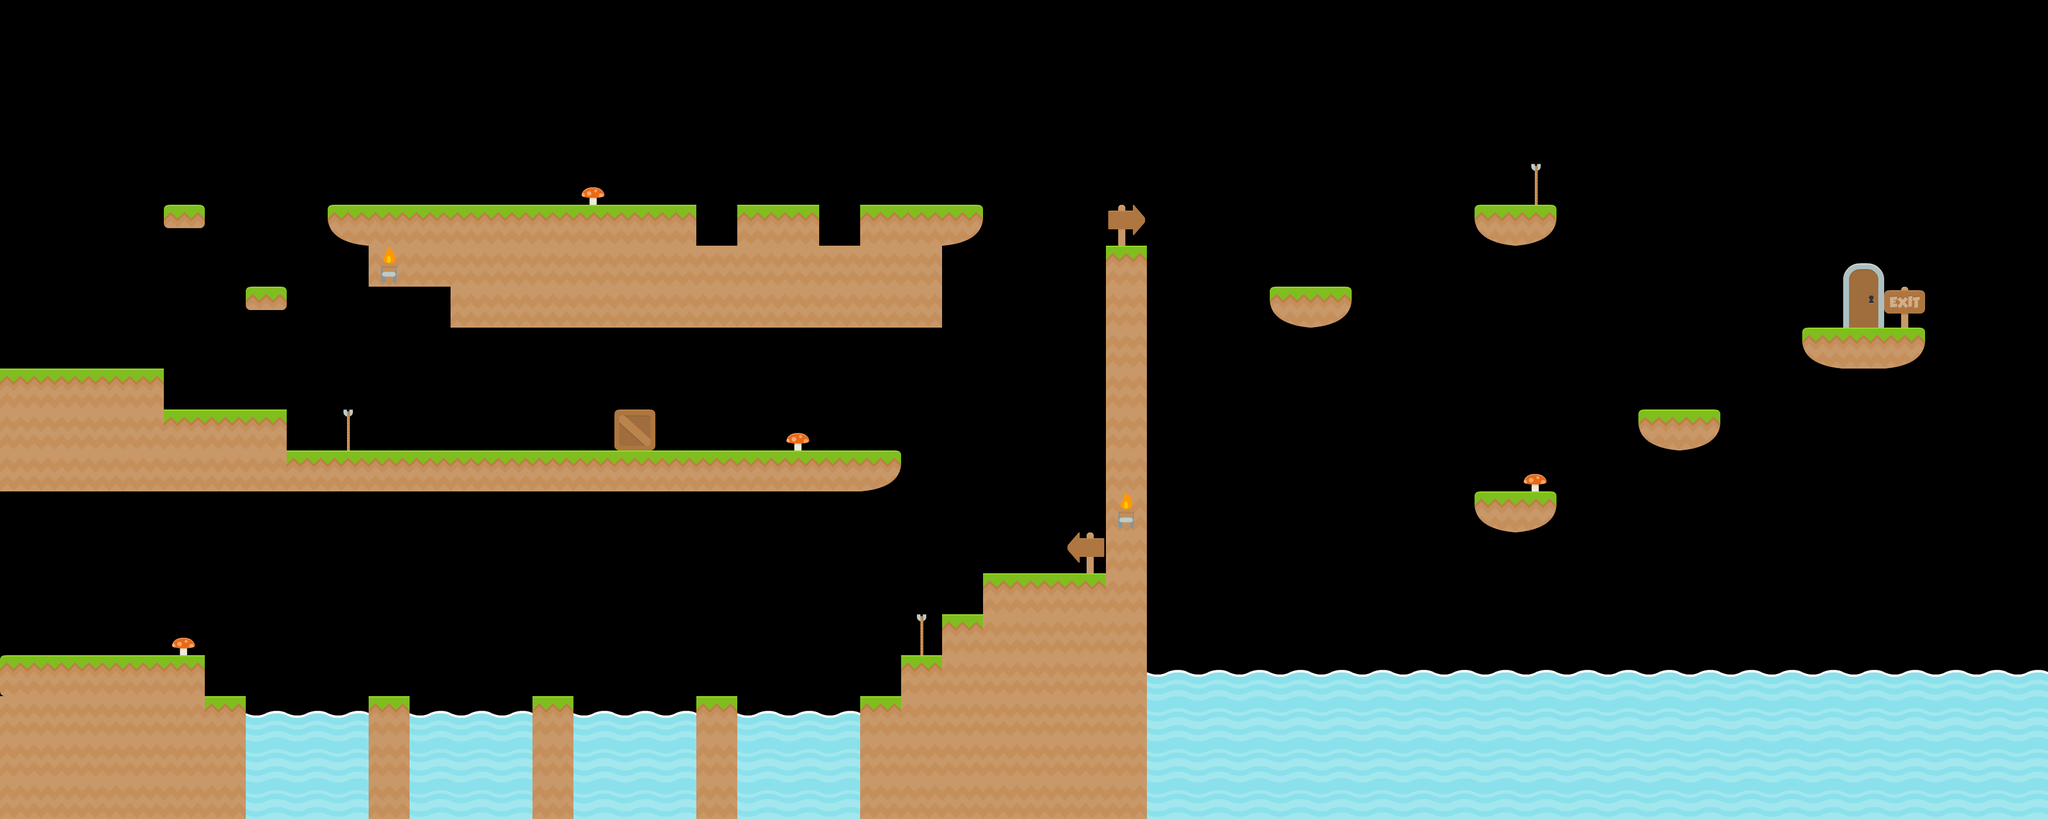

This is a level from a 2D game, rendered from its Tiled map with the project's own tilesets. A one-line summary and the map file follow, with tile-layer data summarised:
An orthogonal 50x20 tile map with 70x70 px tiles, 4 tile layers (Limite, CollisionLayer, End, Object), 4 tilesets.

<map version="1.0" orientation="orthogonal" renderorder="right-down" width="50" height="20" tilewidth="70" tileheight="70" nextobjectid="51">
 <tileset firstgid="1" name="sheet" tilewidth="70" tileheight="70" tilecount="98" columns="14">
  <image source="tiles/map/sheet.png" width="980" height="490" />
  <tile id="84">
   <properties>
    <property name="tileType" value="air" />
   </properties>
  </tile>
 </tileset>
 <tileset firstgid="99" name="tiles_spritesheet" tilewidth="70" tileheight="70" spacing="2" tilecount="156" columns="12">
  <image source="tiles/map/tiles_spritesheet.png" width="914" height="936" />
  <tile id="80">
   <properties>
    <property name="tileType" value="half" />
   </properties>
  </tile>
 </tileset>
 <tileset firstgid="255" name="spritesheet" tilewidth="70" tileheight="70" spacing="1" tilecount="49" columns="7">
  <image source="tiles/map/spritesheet.png" width="512" height="512" />
 </tileset>
 <tileset firstgid="304" name="grayy" tilewidth="32" tileheight="32" tilecount="800" columns="20">
  <image source="tiles/map/grassy_tileset.png" width="640" height="1280" />
 </tileset>
 <layer name="Limite" width="50" height="20">
  <data>[1000 cells, 1000 non-empty, 3 distinct tile ids]</data>
 </layer>
 <layer name="CollisionLayer" width="50" height="20">
  <data>[1000 cells, 1000 non-empty, 8 distinct tile ids]</data>
 </layer>
 <layer name="End" width="50" height="20">
  <data>[1000 cells, 1000 non-empty, 3 distinct tile ids]</data>
 </layer>
 <layer name="Object" width="50" height="20">
  <data>[1000 cells, 998 non-empty, 10 distinct tile ids]</data>
 </layer>
</map>
